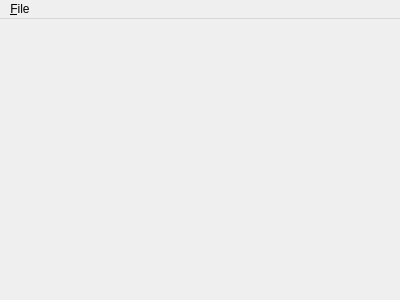
<?xml version="1.0" encoding="UTF-8"?>
<ui version="4.0">
 <class>WaypointPlannerMainWindow</class>
 <widget class="QMainWindow" name="WaypointPlannerMainWindow">
  <property name="geometry">
   <rect>
    <x>0</x>
    <y>0</y>
    <width>400</width>
    <height>300</height>
   </rect>
  </property>
  <property name="windowTitle">
   <string>Waypoint Flight Planner</string>
  </property>
  <property name="windowIcon">
   <iconset resource="../FlightPlanner/resources.qrc">
    <normaloff>:/icons/32x32/gui/images/32x32/apps/spire.png</normaloff>:/icons/32x32/gui/images/32x32/apps/spire.png</iconset>
  </property>
  <widget class="QWidget" name="centralWidget"/>
  <widget class="QMenuBar" name="menuBar">
   <property name="geometry">
    <rect>
     <x>0</x>
     <y>0</y>
     <width>400</width>
     <height>21</height>
    </rect>
   </property>
   <widget class="QMenu" name="menuFile">
    <property name="title">
     <string>&amp;File</string>
    </property>
    <addaction name="actionExit"/>
   </widget>
   <addaction name="menuFile"/>
  </widget>
  <action name="actionExit">
   <property name="icon">
    <iconset resource="../FlightPlanner/resources.qrc">
     <normaloff>:/icons/16x16/gui/images/16x16/actions/exit.png</normaloff>:/icons/16x16/gui/images/16x16/actions/exit.png</iconset>
   </property>
   <property name="text">
    <string>E&amp;xit</string>
   </property>
   <property name="toolTip">
    <string>Exit</string>
   </property>
   <property name="shortcut">
    <string>Ctrl+Q</string>
   </property>
  </action>
 </widget>
 <layoutdefault spacing="6" margin="11"/>
 <resources>
  <include location="../FlightPlanner/resources.qrc"/>
 </resources>
 <connections/>
</ui>
